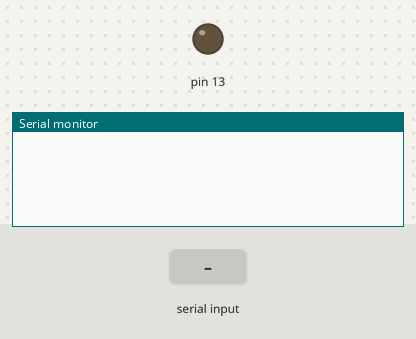
Bench run of a sketch on a simulated Arduino Uno, built with avr-gcc and run on an emulated ATmega328P. Shown: output pins drawn as LEDs (lit = HIGH), the last lines printed to the serial monitor. The test bench sets the inputs (shaded band). EEPROM starts erased.

Above: at 1.2 s.
1.3 s: "90:45:200\n" received over Serial
At 4.0 s:
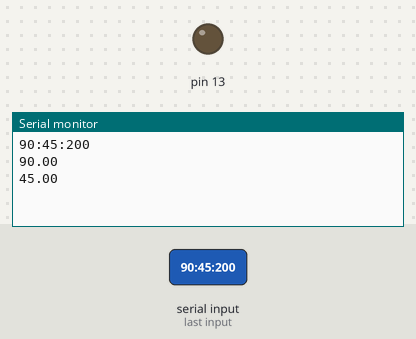
4.3 s: "90:45\n" received over Serial
At 7.1 s:
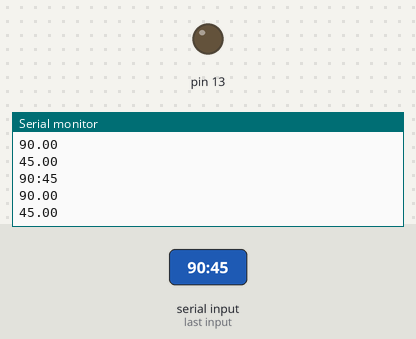

Measured:
- after the input at 1.3 s, the serial monitor: prints a new line after 1.7 s (image 1)
- after the input at 4.3 s, the serial monitor: prints a new line after 1.7 s (image 2)

The sketch:

calibrateChl.ino
```cpp
#include <EEPROM.h>
int address1 = 0;                       //ID
int address2 = address1 + sizeof(float);  //sleep time
int address3 = address2 + sizeof(float);  //ph_slope address
int address4 = address3 + sizeof(float);  //ph_intercept address
int address5 = address4 + sizeof(float);  //chl_slope address
int address6 = address5 + sizeof(float);  //chl_intercept address
float data1;
float data2;
void setup() {
  // put your setup code here, to run once:
  Serial.begin(9600);
  pinMode(13, OUTPUT);
}

void loop() {
  // put your main code here, to run repeatedly:
  String dataString = "";
  /*while (Serial.available() > 0) {
    char serialChar = (char)Serial.read();
    dataString += serialChar;
    }*/
  if (Serial.available() > 0) {
    dataString = Serial.readString();
    Serial.println(dataString);
    char buff[dataString.length() + 1];
    dataString.toCharArray(buff, dataString.length() + 1);
    char* first =  strtok(buff, ":");
    char* second = strtok(NULL, "\r");
    String data1_S = first;
    data1 = data1_S.toFloat();
    String data2_S = second;
    data2 = data2_S.toFloat();
    Serial.println(data1);
    Serial.println(data2);
    EEPROM.put(address5, data1);
    EEPROM.put(address6, data2);
  }

  delay(1000);
}
```
